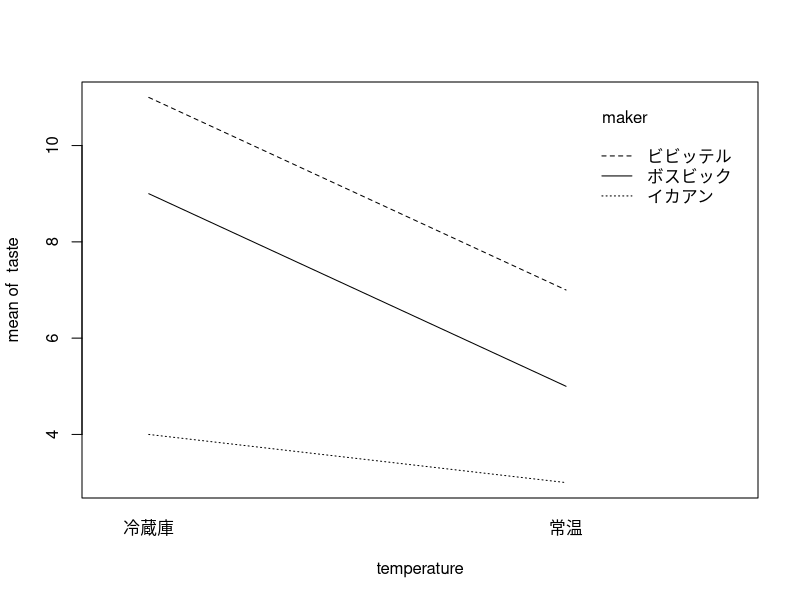
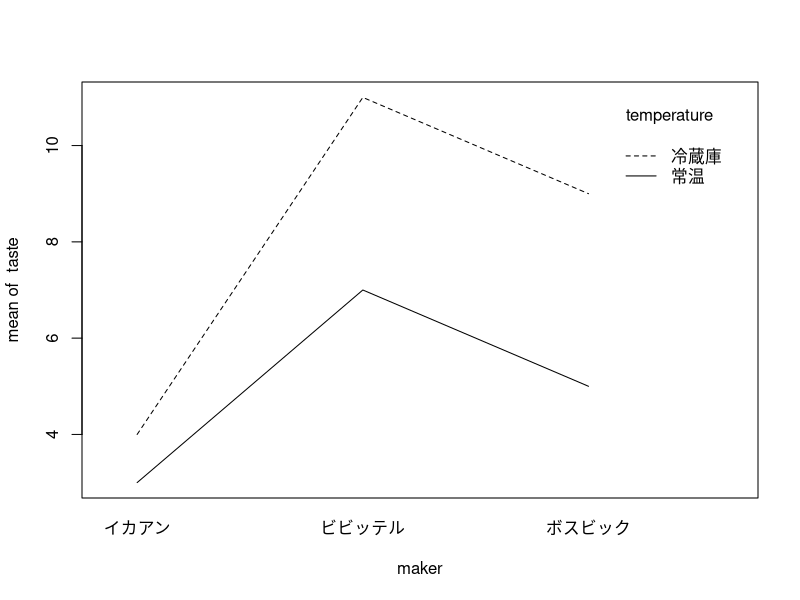

Recreate these plots in R, in order.
## ---- chunk 1
knitr::opts_chunk$set(echo = TRUE)
## ---- chunk 2
A <- c(15, 9, 18, 14, 18)
B <- c(13, 8, 8, 12, 7)
C <- c(10, 6, 11, 7, 12)
D <- c(10, 7, 3, 5, 7)
stat_test_2 <- c(A, B, C, D)
stat_test_2

# 指導法ごとにカテゴリを表せるようにしておく
method <- c(rep("A", 5), rep("B", 5), rep("C", 5), rep("D", 5))
method
# 文字列型を要因型を要因型に変換する。分散分析の関数が要因型を受けるようになってる。
method_factor <- factor(method)
method_factor

# 分散分析1
# 第一引数は 従属変数~説明変数 という書式
oneway.test(stat_test_2 ~ method_factor, var.equal = TRUE)

# 分散分析2
summary(aov(stat_test_2 ~ method_factor))

# 分散分析3
anova(lm(stat_test_2 ~ method_factor))
## ---- chunk 3
taste <- c(6, 4, 5, 3, 2, 10, 8, 10, 8, 9, 11, 12, 12, 10, 10, 5, 4, 2, 2, 2, 7, 6, 5, 4, 3, 12, 8, 5, 6, 4)
taste

temperature <- factor(c(rep("冷蔵庫", 15), rep("常温", 15)))
temperature

maker <- factor(rep(c(rep("イカアン", 5), rep("ボスビック", 5), rep("ビビッテル", 5)), 2))
maker

# temperature * makerでそれぞれの趣向かと交互作用のすべてを含めるという意味になる
summary(aov(taste ~ temperature * maker))

interaction.plot(temperature, maker, taste)
interaction.plot(maker, temperature, taste)
## ---- chunk 4
# わかりやすく人の名前にしてるけど、他人事にIDを割り振ったりしたほうが楽
A1Conditoin <- rep(c("村松", "川崎", "井口", "松中", "城島"), 3)
A2Conditoin <- rep(c("斎藤", "和田", "寺原", "杉内", "新垣"), 3)
person2 <- factor(c(A1Conditoin, A2Conditoin))
person2

# temperature * makerでそれぞれの趣向かと交互作用のすべてを含めるという意味 (ここは前と変わらず)
summary(aov(taste ~ temperature * maker + Error(person2:temperature + person2:temperature:maker)))
